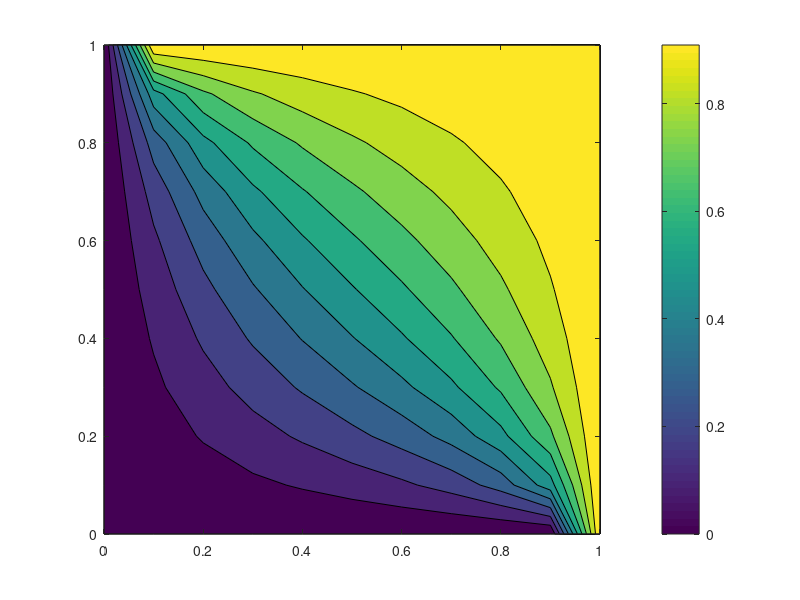
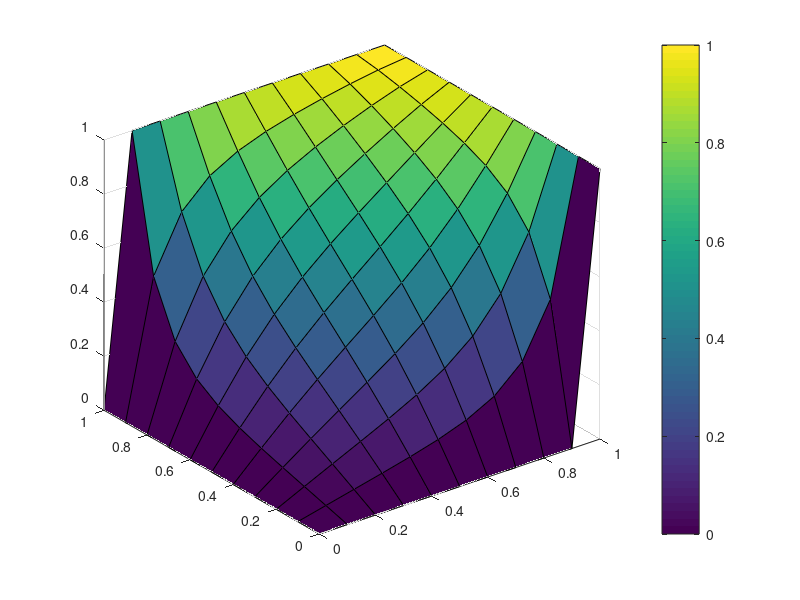

The MATLAB script that drew these images, in order:
clear
close all
clc

dx = 0.1;
dy = 0.1;
dt = 0.0025;

x = 0:dx:1;
y = 0:dy:1;
t = 0:dt:.2;

u = zeros(length(x), length(y), length(t));

%EQ: ∂u/∂t = ∂2u/∂x2 + ∂2u/∂y2
%IC: u(x, y, 0) = 0;
%BC1: u(0, y, t) = 1;
%BC2: u(1, y, t) = 1;
%BC3: u(x, 0, t) = 1;
%BC4: u(x, 1, t) = 1;

% Discreted EQ:
% u(i, j, n+1) = λx * u(i+1, j, n) + λx * u(i-1, j, n) +
% λy * u(i, j+1, n) + λy * u(i, j-1, n) +
% (1 - 2 * λx - 2 * λy) * u(i,j,n)
lamdaX = dt/dx^2;   % λx = dt/dx2
lamdaY = dt/dy^2;   % λy = dt/dy2

%% IC:
% because the value of u is already 0 at time 0, u(any, any, 1) = 0, we
% leave this field
% u(:, :, 1) = 0;
%% BC1:
u(1, :, :) = 0;
%% BC2:
u(end, :, :) = 1;
%% BC3:
u(:, 1, :) = 0;
%% BC4:
u(:, end, :) = 1;

for n = 1:length(t)-1
    U = u(:, :, n); % initial guess
    U2 = U; % creating U2 to compare with U and calculate err.
    % initiatin error :
    err = 1;
    k = 0;
    while err > 0.01
        k = k + 1;
        for i = 2:length(x)-1
            for j = 2:length(y)-1
                %EQ:
                dudt = (1/dx^2) * (U(i+1, j) + U(i-1, j)) + ...
                    (1/dy^2) * (U(i, j+1) + U(i, j-1)) + ...
                    (1 - 2 * (1/dx^2) - 2 * (1/dy^2)) * U(i, j);
                U2(i, j) = U(i, j) + dt * dudt;
            end
        end
        err = max(max(abs(U2-U)./abs(U2)));
        U = U2;
    end
    u(:, :, n+1) = U;
    contourf(x, y, u(:, :, n+1))
    colorbar
    pause(0.05)
end

hold off
figure
[X, Y] = meshgrid(x, y);
surf(X, Y, u(:, :, end))
colorbar

